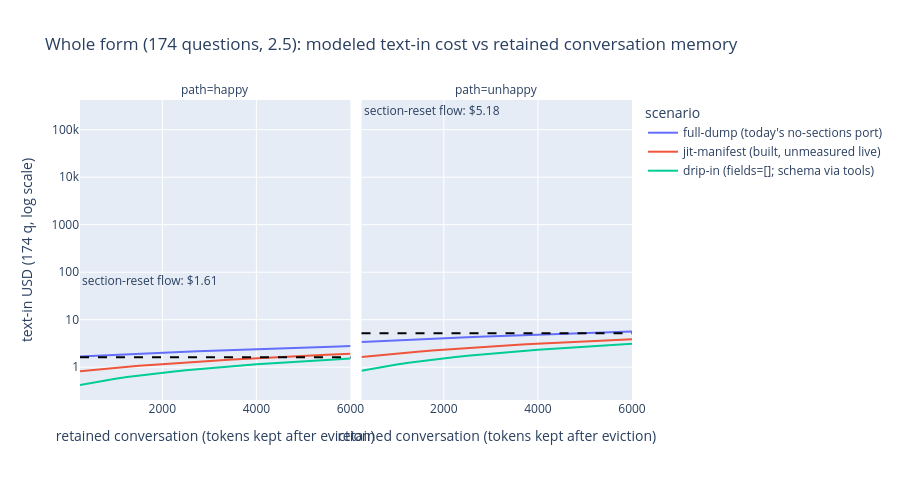

The notebook cell saved with this chart:
### Markdown cell above
## 7. The lever: what the system instruction floor does to a sliding window

Three schema-feeding scenarios, all built from the real demo schema and the
real backend templates (sizes recomputed live in cell 1):

| scenario | SI chars | unevictable floor (tokens) |
|---|---|---|
| full dump (today's no-sections port) | 25,632 | ~8,160 |
| JIT manifest (already built; never measured live) | 10,204 | ~3,850 |
| drip-in (`fields=[]`; schema arrives via tool responses, so it is EVICTABLE) | 3,069 | ~1,850 |

The maintainer's design point (2026-06-12): the giant dump is NOT an inherent
cost of windowing -- the exploration tools (`get_field_value`,
`get_next_field_schema_for_jit`) let the model *discover* field parameters,
and dripped-in schema ages out of the window naturally.

### Code cell
N_FULL_FORM = 174
schema = json.loads(L.SCHEMA_PATH.read_text(encoding='utf-8'))
sec_counts = {}
for f in schema['fields']:
    sec_counts[f.get('section_id') or 's1'] = sec_counts.get(f.get('section_id') or 's1', 0) + 1
QPS = list(sec_counts.values())
G = {(r_['model'], r_['path']): (r_['growth_per_question'], r_['events_per_question'])
     for _, r_ in growth.iterrows()}

def whole_form_curves(model, path, retained_grid=range(250, 6001, 250)):
    g, epq = G[(model, path)]
    rows = []
    for label, chars in L.SI_SCENARIOS_CHARS.items():
        base = L.si_tokens_from_chars(chars)
        for retained in retained_grid:
            window = base + retained          # keep `retained` tokens of conversation
            trigger = int(window * 1.3)
            df = L.window_cost_curve(chars, g, N_FULL_FORM, model, [(trigger, int(window))],
                                     events_per_q=epq)
            rows.append({'scenario': label, 'retained_memory_tokens': retained,
                         'text_in_cost_174q': df['cum_text_in_cost'].iloc[-1]})
    out = pd.DataFrame(rows)
    out['model'], out['path'] = model, path
    return out

wf = pd.concat([whole_form_curves('2.5', 'happy'), whole_form_curves('2.5', 'unhappy')])
g_h, epq_h = G[('2.5', 'happy')]; g_u, epq_u = G[('2.5', 'unhappy')]
sr_h = L.section_reset_model_cost(g_h, QPS, '2.5', events_per_q=epq_h)
sr_u = L.section_reset_model_cost(g_u, QPS, '2.5', events_per_q=epq_u)
fig = px.line(wf, x='retained_memory_tokens', y='text_in_cost_174q', color='scenario',
              facet_col='path', height=480, log_y=True,
              title='Whole form (174 questions, 2.5): modeled text-in cost vs retained conversation memory',
              labels={'retained_memory_tokens': 'retained conversation (tokens kept after eviction)',
                      'text_in_cost_174q': 'text-in USD (174 q, log scale)'})
for i, (sr, pth) in enumerate(((sr_h, 'happy'), (sr_u, 'unhappy')), start=1):
    fig.add_hline(y=sr, line_dash='dash', line_color='black', col=i,
                  annotation_text=f'section-reset flow: ${sr:.2f}', annotation_position='top left')
fig.show()
print(f'section-reset modeled whole-form text-in: happy ${sr_h:.2f} / unhappy ${sr_u:.2f}')
print('NOTE: best-case model; +audio/output adds ~$0.07-0.20 per 20q regardless of arm.')

### Figure 1 — Plotly figure (JSON) as saved in the notebook; plotly's stock layout.template omitted (floating-point values rounded to 4 significant figures)
{"data": [{"hovertemplate": "scenario=full-dump (today's no-sections port)<br>path=happy<br>retained conversation (tokens kept after eviction)=%{x}<br>text-in USD (174 q, log scale)=%{y}<extra></extra>", "legendgroup": "full-dump (today's no-sections port)", "line": {"color": "#636efa", "dash": "solid"}, "marker": {"symbol": "circle"}, "mode": "lines", "name": "full-dump (today's no-sections port)", "orientation": "v", "showlegend": true, "type": "scatter", "x": [250, 500, 750, 1000, 1250, 1500, 1750, 2000, 2250, 2500, 2750, 3000, 3250, 3500, 3750, 4000, 4250, 4500, 4750, 5000, 5250, 5500, 5750, 6000], "xaxis": "x", "y": [1.686, 1.736, 1.783, 1.833, 1.882, 1.93, 1.979, 2.028, 2.076, 2.123, 2.171, 2.219, 2.265, 2.313, 2.361, 2.406, 2.453, 2.501, 2.548, 2.592, 2.639, 2.686, 2.729, 2.776], "yaxis": "y"}, {"hovertemplate": "scenario=full-dump (today's no-sections port)<br>path=unhappy<br>retained conversation (tokens kept after eviction)=%{x}<br>text-in USD (174 q, log scale)=%{y}<extra></extra>", "legendgroup": "full-dump (today's no-sections port)", "line": {"color": "#636efa", "dash": "solid"}, "marker": {"symbol": "circle"}, "mode": "lines", "name": "full-dump (today's no-sections port)", "orientation": "v", "showlegend": false, "type": "scatter", "x": [250, 500, 750, 1000, 1250, 1500, 1750, 2000, 2250, 2500, 2750, 3000, 3250, 3500, 3750, 4000, 4250, 4500, 4750, 5000, 5250, 5500, 5750, 6000], "xaxis": "x2", "y": [3.372, 3.475, 3.572, 3.669, 3.772, 3.868, 3.965, 4.067, 4.163, 4.264, 4.36, 4.455, 4.556, 4.651, 4.746, 4.847, 4.941, 5.042, 5.136, 5.229, 5.329, 5.423, 5.516, 5.615], "yaxis": "y2"}, {"hovertemplate": "scenario=jit-manifest (built, unmeasured live)<br>path=happy<br>retained conversation (tokens kept after eviction)=%{x}<br>text-in USD (174 q, log scale)=%{y}<extra></extra>", "legendgroup": "jit-manifest (built, unmeasured live)", "line": {"color": "#EF553B", "dash": "solid"}, "marker": {"symbol": "circle"}, "mode": "lines", "name": "jit-manifest (built, unmeasured live)", "orientation": "v", "showlegend": true, "type": "scatter", "x": [250, 500, 750, 1000, 1250, 1500, 1750, 2000, 2250, 2500, 2750, 3000, 3250, 3500, 3750, 4000, 4250, 4500, 4750, 5000, 5250, 5500, 5750, 6000], "xaxis": "x", "y": [0.8208, 0.8709, 0.9208, 0.9691, 1.019, 1.068, 1.116, 1.165, 1.214, 1.261, 1.31, 1.358, 1.406, 1.453, 1.5, 1.548, 1.594, 1.641, 1.689, 1.734, 1.781, 1.828, 1.874, 1.919], "yaxis": "y"}, {"hovertemplate": "scenario=jit-manifest (built, unmeasured live)<br>path=unhappy<br>retained conversation (tokens kept after eviction)=%{x}<br>text-in USD (174 q, log scale)=%{y}<extra></extra>", "legendgroup": "jit-manifest (built, unmeasured live)", "line": {"color": "#EF553B", "dash": "solid"}, "marker": {"symbol": "circle"}, "mode": "lines", "name": "jit-manifest (built, unmeasured live)", "orientation": "v", "showlegend": false, "type": "scatter", "x": [250, 500, 750, 1000, 1250, 1500, 1750, 2000, 2250, 2500, 2750, 3000, 3250, 3500, 3750, 4000, 4250, 4500, 4750, 5000, 5250, 5500, 5750, 6000], "xaxis": "x2", "y": [1.645, 1.743, 1.841, 1.943, 2.041, 2.143, 2.24, 2.337, 2.438, 2.535, 2.632, 2.732, 2.828, 2.929, 3.025, 3.12, 3.22, 3.315, 3.41, 3.51, 3.604, 3.704, 3.797, 3.891], "yaxis": "y2"}, {"hovertemplate": "scenario=drip-in (fields=[]; schema via tools)<br>path=happy<br>retained conversation (tokens kept after eviction)=%{x}<br>text-in USD (174 q, log scale)=%{y}<extra></extra>", "legendgroup": "drip-in (fields=[]; schema via tools)", "line": {"color": "#00cc96", "dash": "solid"}, "marker": {"symbol": "circle"}, "mode": "lines", "name": "drip-in (fields=[]; schema via tools)", "orientation": "v", "showlegend": true, "type": "scatter", "x": [250, 500, 750, 1000, 1250, 1500, 1750, 2000, 2250, 2500, 2750, 3000, 3250, 3500, 3750, 4000, 4250, 4500, 4750, 5000, 5250, 5500, 5750, 6000], "xaxis": "x", "y": [0.4213, 0.4715, 0.5204, 0.5701, 0.6198, 0.6681, 0.7174, 0.7665, 0.8143, 0.863, 0.9117, 0.9602, 1.007, 1.055, 1.103, 1.15, 1.197, 1.245, 1.29, 1.338, 1.385, 1.432, 1.476, 1.523], "yaxis": "y"}, {"hovertemplate": "scenario=drip-in (fields=[]; schema via tools)<br>path=unhappy<br>retained conversation (tokens kept after eviction)=%{x}<br>text-in USD (174 q, log scale)=%{y}<extra></extra>", "legendgroup": "drip-in (fields=[]; schema via tools)", "line": {"color": "#00cc96", "dash": "solid"}, "marker": {"symbol": "circle"}, "mode": "lines", "name": "drip-in (fields=[]; schema via tools)", "orientation": "v", "showlegend": false, "type": "scatter", "x": [250, 500, 750, 1000, 1250, 1500, 1750, 2000, 2250, 2500, 2750, 3000, 3250, 3500, 3750, 4000, 4250, 4500, 4750, 5000, 5250, 5500, 5750, 6000], "xaxis": "x2", "y": [0.8434, 0.9423, 1.044, 1.142, 1.241, 1.342, 1.44, 1.541, 1.638, 1.736, 1.836, 1.933, 2.029, 2.13, 2.226, 2.326, 2.421, 2.517, 2.616, 2.711, 2.806, 2.905, 3.0, 3.099], "yaxis": "y2"}], "layout": {"annotations": [{"showarrow": false, "text": "path=happy", "x": 0.245, "xanchor": "center", "xref": "paper", "y": 1.0, "yanchor": "bottom", "yref": "paper"}, {"showarrow": false, "text": "path=unhappy", "x": 0.755, "xanchor": "center", "xref": "paper", "y": 1.0, "yanchor": "bottom", "yref": "paper"}, {"showarrow": false, "text": "section-reset flow: $1.61", "x": 0, "xanchor": "left", "xref": "x domain", "y": 1.61, "yanchor": "bottom", "yref": "y"}, {"showarrow": false, "text": "section-reset flow: $5.18", "x": 0, "xanchor": "left", "xref": "x2 domain", "y": 5.183, "yanchor": "bottom", "yref": "y2"}], "height": 480, "legend": {"title": {"text": "scenario"}, "tracegroupgap": 0}, "shapes": [{"line": {"color": "black", "dash": "dash"}, "type": "line", "x0": 0, "x1": 1, "xref": "x domain", "y0": 1.61, "y1": 1.61, "yref": "y"}, {"line": {"color": "black", "dash": "dash"}, "type": "line", "x0": 0, "x1": 1, "xref": "x2 domain", "y0": 5.183, "y1": 5.183, "yref": "y2"}], "title": {"text": "Whole form (174 questions, 2.5): modeled text-in cost vs retained conversation memory"}, "xaxis": {"anchor": "y", "domain": [0.0, 0.49], "title": {"text": "retained conversation (tokens kept after eviction)"}}, "xaxis2": {"anchor": "y2", "domain": [0.51, 1.0], "matches": "x", "title": {"text": "retained conversation (tokens kept after eviction)"}}, "yaxis": {"anchor": "x", "domain": [0.0, 1.0], "title": {"text": "text-in USD (174 q, log scale)"}, "type": "log"}, "yaxis2": {"anchor": "x2", "domain": [0.0, 1.0], "matches": "y", "showticklabels": false, "type": "log"}}}
